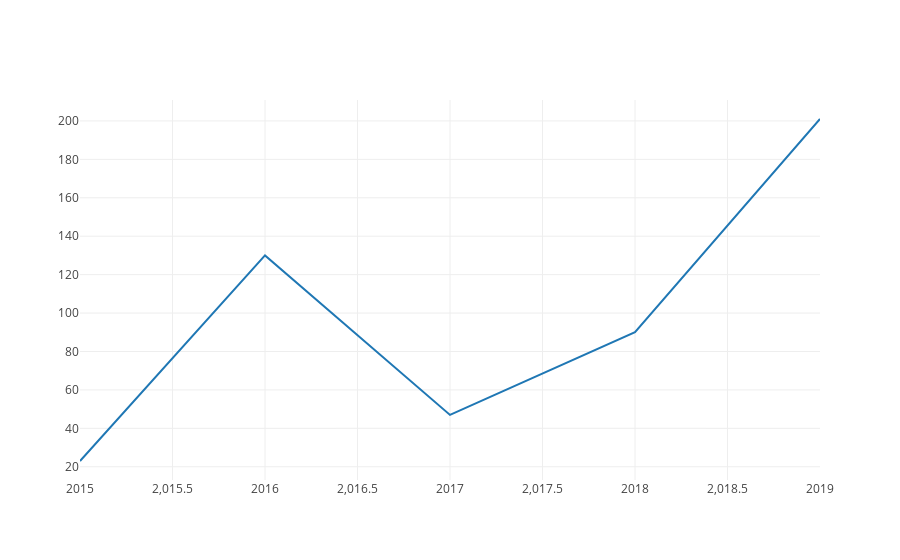

Write notebook code for a chart like this one.
### Markdown cell above
###  <center style='color:blue'> line charts </center>

### Code cell
year = [2015,2016,2017,2018,2019]
reading_hours = [23,130,47,90,201]


trace = go.Scatter(
    x = year,
    y = reading_hours,
    mode = 'lines',
    name = 'lines'
)

iplot([trace])

### Figure 1 — Plotly figure (JSON) as saved in the notebook; plotly's stock layout.template omitted (floating-point values rounded to 4 significant figures)
{"data": [{"mode": "lines", "name": "lines", "type": "scatter", "x": [2015, 2016, 2017, 2018, 2019], "y": [23, 130, 47, 90, 201]}], "layout": {}}
